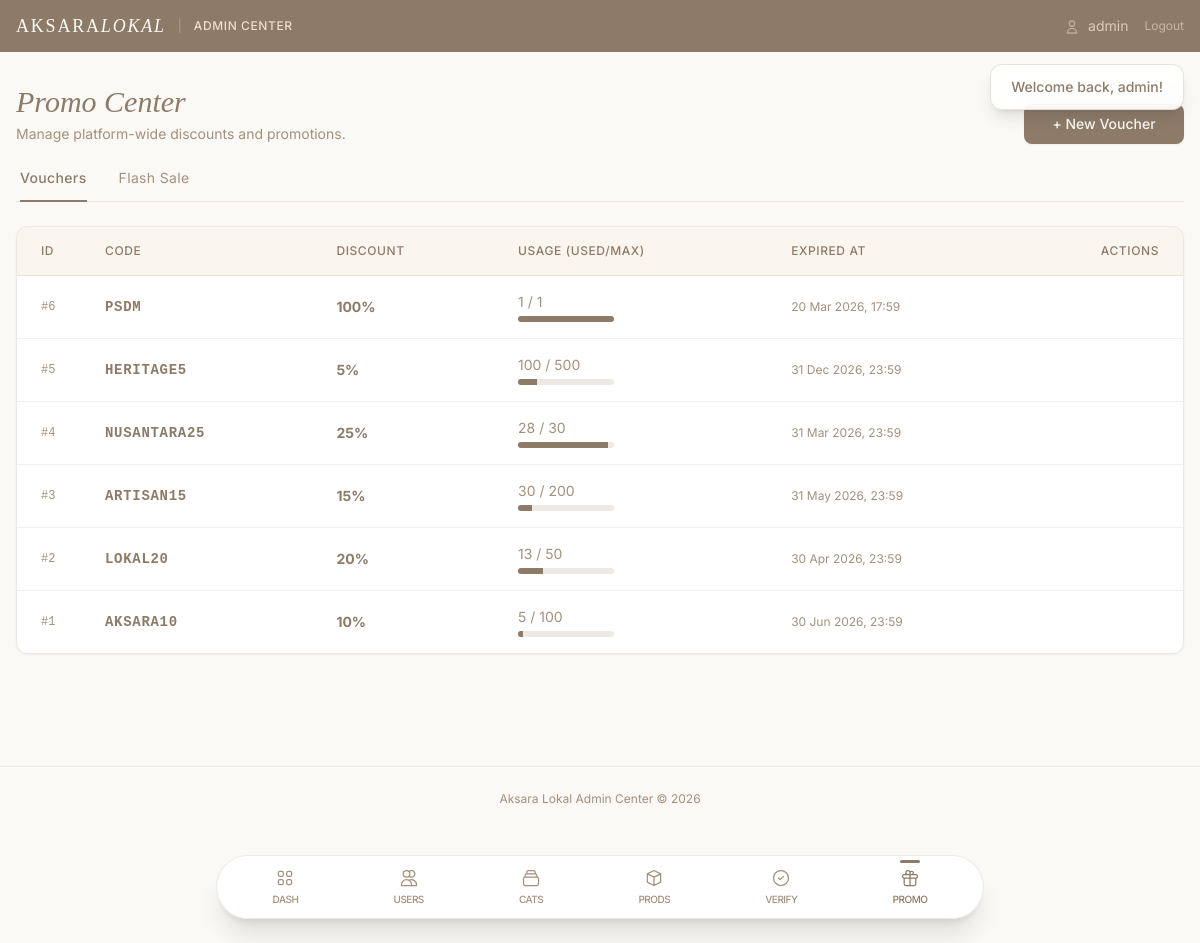
The page /public/admin_vouchers.php (signed in) on the database its author committed.
### tables this page shows
CREATE TABLE `vouchers` (
  `id` int(10) UNSIGNED NOT NULL,
  `code` varchar(50) NOT NULL,
  `discount_percent` int(10) UNSIGNED NOT NULL,
  `max_use` int(10) UNSIGNED NOT NULL DEFAULT 100,
  `used_count` int(10) UNSIGNED NOT NULL DEFAULT 0,
  `expired_at` datetime NOT NULL
);

### public/admin_vouchers.php (called while the page is built, shortened)
<?php
require_once __DIR__ . '/../config/app.php';
$voucherModel = new Voucher();
$vouchers = $voucherModel->findAll('id', 'DESC');
require BASE_PATH . '/views/admin/layout/header.php';
require BASE_PATH . '/views/admin/vouchers.php';
require BASE_PATH . '/views/admin/layout/footer.php';

### config/database.php (called while the page is built, shortened)
<?php
class Database
{
    private static ?Database $instance = null;
    private PDO $pdo;
    private string $host = 'localhost';
    private string $dbname = 'aksara_lokal';
    private string $username = 'root';
    private string $password = '';
    private string $charset = 'utf8mb4';
    private function __construct()
    {
        $dsn = "mysql:host={$this->host};dbname={$this->dbname};charset={$this->charset}";
        $options = [
            PDO::ATTR_ERRMODE            => PDO::ERRMODE_EXCEPTION,
            PDO::ATTR_DEFAULT_FETCH_MODE => PDO::FETCH_ASSOC,
            PDO::ATTR_EMULATE_PREPARES   => false,
        ];
        try {
            $this->pdo = new PDO($dsn, $this->username, $this->password, $options);
        } catch (PDOException $e) {
            die('Database connection failed: ' . $e->getMessage());
        }
    }
    public static function getInstance(): self
    {
        if (self::$instance === null) {
            self::$instance = new self();
        }
        return self::$instance;
    }
    public function getConnection(): PDO
    {
        return $this->pdo;
    }
}

### classes/BaseModel.php (called while the page is built, shortened)
<?php
abstract class BaseModel
{
    protected PDO $db;
    protected string $table;
    public function __construct()
    {
        $this->db = Database::getInstance()->getConnection();
    }
    public function findAll(string $orderBy = 'id', string $direction = 'ASC', int $limit = 100): array
    {
        $direction = strtoupper($direction) === 'DESC' ? 'DESC' : 'ASC';
        $stmt = $this->db->prepare("SELECT * FROM {$this->table} ORDER BY {$orderBy} {$direction} LIMIT :lim");
        $stmt->bindValue(':lim', $limit, PDO::PARAM_INT);
        $stmt->execute();
        return $stmt->fetchAll();
    }
}

### config/app.php (called while the page is built, shortened)
<?php
require_once BASE_PATH . '/config/database.php';
function e(string|null $string): string
{
    return htmlspecialchars($string ?? '', ENT_QUOTES, 'UTF-8');
}

### views/admin/vouchers.php (the view, shortened to what this page needs)
<div class="mb-6 flex justify-between items-end">
    <div>
        <h1 class="font-serif text-3xl text-taupe-dark italic">Promo Center</h1>
        <p class="text-taupe-mid text-sm mt-1">Manage platform-wide discounts and promotions.</p>
    </div>
    <button type="button" onclick="openVoucherModal('create')" class="bg-taupe-dark hover:bg-[#7a6a58] text-off-white px-5 py-2.5 rounded-lg text-sm font-medium transition-colors shadow-sm w-40 text-center">
        + New Voucher
    </button>
</div>
<div class="flex gap-8 mb-6 border-b border-taupe-light/30 px-1">
    <a href="<?= BASE_URL ?>/admin_vouchers.php" class="text-sm tracking-wide text-taupe-dark font-medium border-b-2 border-taupe-dark pb-3 -mb-[1px] no-underline">Vouchers</a>
    <a href="<?= BASE_URL ?>/admin_flash_sale.php" class="text-sm tracking-wide text-taupe-mid hover:text-taupe-dark transition-colors pb-3 no-underline">Flash Sale</a>
</div>
<div class="bg-white rounded-xl border border-taupe-light/30 shadow-sm overflow-hidden mb-8">
    <div class="overflow-x-auto">
        <table class="w-full text-left border-collapse">
            <thead>
                <tr class="bg-taupe-cream/30 text-taupe-dark text-xs uppercase tracking-wider">
                    <th class="py-4 px-6 font-medium border-b border-taupe-light/30 w-16">ID</th>
                    <th class="py-4 px-6 font-medium border-b border-taupe-light/30">Code</th>
                    <th class="py-4 px-6 font-medium border-b border-taupe-light/30">Discount</th>
                    <th class="py-4 px-6 font-medium border-b border-taupe-light/30">Usage (Used/Max)</th>
                    <th class="py-4 px-6 font-medium border-b border-taupe-light/30">Expired At</th>
                    <th class="py-4 px-6 font-medium border-b border-taupe-light/30 text-right">Actions</th>
                </tr>
            </thead>
            <tbody class="text-sm divide-y divide-taupe-light/20">
                <?php foreach ($vouchers as $v): ?>
                    <?php $isExpired = strtotime($v['expired_at']) < time(); ?>
                    <tr class="hover:bg-off-white transition-colors group <?= $isExpired ? 'opacity-50' : '' ?>">
                        <td class="py-4 px-6 text-taupe-mid font-mono text-xs">#<?= $v['id'] ?></td>
                        <td class="py-4 px-6 text-taupe-dark font-mono font-bold tracking-wider">
                            <?= e($v['code']) ?>
                        </td>
                        <td class="py-4 px-6 text-taupe-dark font-bold"><?= $v['discount_percent'] ?>%</td>
                        <td class="py-4 px-6 text-taupe-mid">
                            <?= $v['used_count'] ?> / <?= $v['max_use'] ?>
                            <div class="w-24 h-1.5 bg-taupe-light/30 rounded-full mt-1 overflow-hidden">
                                <div class="h-full bg-taupe-dark" style="width: min(100%, <?= ($v['used_count'] / max(1, $v['max_use'])) * 100 ?>%)"></div>
                            </div>
                        </td>
                        <td class="py-4 px-6 text-taupe-mid text-xs">
                            <?= date('d M Y, H:i', strtotime($v['expired_at'])) ?>
                        </td>
                        <td class="py-4 px-6 text-right">
                        </td>
                    </tr>
                <?php endforeach; ?>
            </tbody>
        </table>
    </div>
</div>

### views/admin/layout/header.php (style rules this page uses)
body { font-family: 'Inter', sans-serif; background-color: #FAF9F6; color: #4A3F35; }
h1, h2, h3 { font-family: 'Playfair Display', serif; }

### rows shown on the page
vouchers: id "6", code "PSDM", discount_percent "100", used_count "1", max_use "1", expired_at "20 Mar 2026, 17:59"
vouchers: id "5", code "HERITAGE5", discount_percent "5", used_count "100", max_use "500", expired_at "31 Dec 2026, 23:59"
vouchers: id "4", code "NUSANTARA25", discount_percent "25", used_count "28", max_use "30", expired_at "31 Mar 2026, 23:59"
vouchers: id "3", code "ARTISAN15", discount_percent "15", used_count "30", max_use "200", expired_at "31 May 2026, 23:59"
vouchers: id "2", code "LOKAL20", discount_percent "20", used_count "13", max_use "50", expired_at "30 Apr 2026, 23:59"
vouchers: id "1", code "AKSARA10", discount_percent "10", used_count "5", max_use "100", expired_at "30 Jun 2026, 23:59"

### other values the page prints
$user['username'] "admin"
$flash['message'] "Welcome back, admin!"
